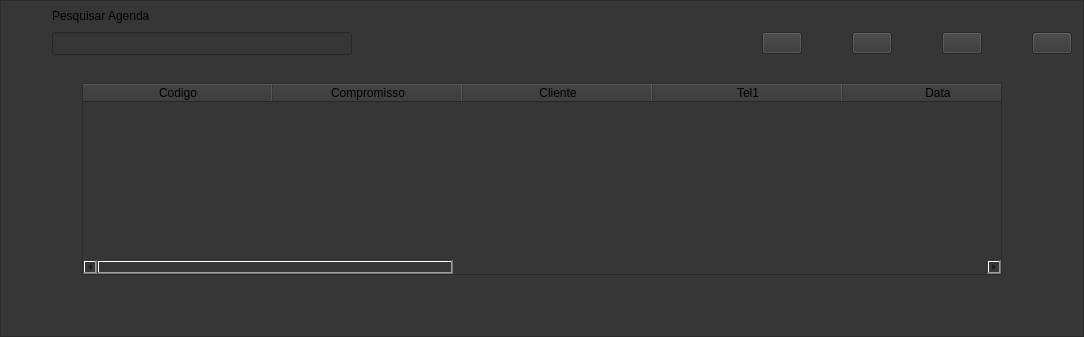
        <widget class="QWidget" name="agenda">
         <layout class="QHBoxLayout" name="horizontalLayout_20">
          <property name="leftMargin">
           <number>0</number>
          </property>
          <property name="topMargin">
           <number>0</number>
          </property>
          <property name="rightMargin">
           <number>0</number>
          </property>
          <property name="bottomMargin">
           <number>0</number>
          </property>
          <item>
           <widget class="QFrame" name="frame_5">
            <property name="sizePolicy">
             <sizepolicy hsizetype="Preferred" vsizetype="MinimumExpanding">
              <horstretch>0</horstretch>
              <verstretch>0</verstretch>
             </sizepolicy>
            </property>
            <property name="maximumSize">
             <size>
              <width>1920</width>
              <height>1080</height>
             </size>
            </property>
            <property name="styleSheet">
             <string notr="true">background-color: rgb(54, 54, 54);</string>
            </property>
            <property name="frameShape">
             <enum>QFrame::StyledPanel</enum>
            </property>
            <property name="frameShadow">
             <enum>QFrame::Raised</enum>
            </property>
            <layout class="QVBoxLayout" name="verticalLayout_9">
             <property name="leftMargin">
              <number>11</number>
             </property>
             <property name="topMargin">
              <number>5</number>
             </property>
             <property name="rightMargin">
              <number>11</number>
             </property>
             <property name="bottomMargin">
              <number>11</number>
             </property>
             <item>
              <layout class="QHBoxLayout" name="horizontalLayout_17">
               <item>
                <spacer name="horizontalSpacer_10">
                 <property name="orientation">
                  <enum>Qt::Horizontal</enum>
                 </property>
                 <property name="sizeType">
                  <enum>QSizePolicy::Fixed</enum>
                 </property>
                 <property name="sizeHint" stdset="0">
                  <size>
                   <width>40</width>
                   <height>20</height>
                  </size>
                 </property>
                </spacer>
               </item>
               <item>
                <widget class="QLabel" name="label_4">
                 <property name="sizePolicy">
                  <sizepolicy hsizetype="Preferred" vsizetype="Preferred">
                   <horstretch>0</horstretch>
                   <verstretch>0</verstretch>
                  </sizepolicy>
                 </property>
                 <property name="font">
                  <font>
                   <pointsize>9</pointsize>
                  </font>
                 </property>
                 <property name="text">
                  <string>Pesquisar Agenda</string>
                 </property>
                </widget>
               </item>
              </layout>
             </item>
             <item>
              <layout class="QHBoxLayout" name="horizontalLayout_18">
               <property name="spacing">
                <number>10</number>
               </property>
               <property name="topMargin">
                <number>0</number>
               </property>
               <property name="bottomMargin">
                <number>22</number>
               </property>
               <item>
                <spacer name="horizontalSpacer_11">
                 <property name="orientation">
                  <enum>Qt::Horizontal</enum>
                 </property>
                 <property name="sizeType">
                  <enum>QSizePolicy::Fixed</enum>
                 </property>
                 <property name="sizeHint" stdset="0">
                  <size>
                   <width>40</width>
                   <height>20</height>
                  </size>
                 </property>
                </spacer>
               </item>
               <item>
                <widget class="QLineEdit" name="search_task">
                 <property name="sizePolicy">
                  <sizepolicy hsizetype="Preferred" vsizetype="Minimum">
                   <horstretch>0</horstretch>
                   <verstretch>0</verstretch>
                  </sizepolicy>
                 </property>
                 <property name="minimumSize">
                  <size>
                   <width>300</width>
                   <height>0</height>
                  </size>
                 </property>
                 <property name="font">
                  <font>
                   <pointsize>10</pointsize>
                  </font>
                 </property>
                </widget>
               </item>
               <item>
                <spacer name="horizontalSpacer_12">
                 <property name="orientation">
                  <enum>Qt::Horizontal</enum>
                 </property>
                 <property name="sizeType">
                  <enum>QSizePolicy::Fixed</enum>
                 </property>
                 <property name="sizeHint" stdset="0">
                  <size>
                   <width>400</width>
                   <height>20</height>
                  </size>
                 </property>
                </spacer>
               </item>
               <item>
                <layout class="QHBoxLayout" name="horizontalLayout_19">
                 <property name="spacing">
                  <number>50</number>
                 </property>
                 <item>
                  <widget class="QPushButton" name="new_task">
                   <property name="sizePolicy">
                    <sizepolicy hsizetype="Preferred" vsizetype="Fixed">
                     <horstretch>0</horstretch>
                     <verstretch>0</verstretch>
                    </sizepolicy>
                   </property>
                   <property name="text">
                    <string/>
                   </property>
                   <property name="icon">
                    <iconset>
                     <normaloff>:/Icons/add_cliente.png</normaloff>:/Icons/add_cliente.png</iconset>
                   </property>
                   <property name="iconSize">
                    <size>
                     <width>32</width>
                     <height>32</height>
                    </size>
                   </property>
                  </widget>
                 </item>
                 <item>
                  <widget class="QPushButton" name="edit_task">
                   <property name="sizePolicy">
                    <sizepolicy hsizetype="Preferred" vsizetype="Fixed">
                     <horstretch>0</horstretch>
                     <verstretch>0</verstretch>
                    </sizepolicy>
                   </property>
                   <property name="text">
                    <string/>
                   </property>
                   <property name="icon">
                    <iconset>
                     <normaloff>:/Icons/editar.png</normaloff>:/Icons/editar.png</iconset>
                   </property>
                   <property name="iconSize">
                    <size>
                     <width>32</width>
                     <height>32</height>
                    </size>
                   </property>
                  </widget>
                 </item>
                 <item>
                  <widget class="QPushButton" name="delete_task">
                   <property name="text">
                    <string/>
                   </property>
                   <property name="icon">
                    <iconset>
                     <normaloff>:/Icons/Limpar.png</normaloff>:/Icons/Limpar.png</iconset>
                   </property>
                   <property name="iconSize">
                    <size>
                     <width>32</width>
                     <height>32</height>
                    </size>
                   </property>
                  </widget>
                 </item>
                 <item>
                  <widget class="QPushButton" name="back_6">
                   <property name="text">
                    <string/>
                   </property>
                   <property name="icon">
                    <iconset>
                     <normaloff>:/Icons/back.png</normaloff>:/Icons/back.png</iconset>
                   </property>
                   <property name="iconSize">
                    <size>
                     <width>32</width>
                     <height>32</height>
                    </size>
                   </property>
                  </widget>
                 </item>
                </layout>
               </item>
              </layout>
             </item>
             <item>
              <layout class="QVBoxLayout" name="verticalLayout_10">
               <property name="leftMargin">
                <number>70</number>
               </property>
               <property name="topMargin">
                <number>0</number>
               </property>
               <property name="rightMargin">
                <number>70</number>
               </property>
               <property name="bottomMargin">
                <number>50</number>
               </property>
               <item>
                <widget class="QTableWidget" name="table_agenda">
                 <property name="sizePolicy">
                  <sizepolicy hsizetype="Preferred" vsizetype="MinimumExpanding">
                   <horstretch>0</horstretch>
                   <verstretch>0</verstretch>
                  </sizepolicy>
                 </property>
                 <property name="font">
                  <font>
                   <pointsize>12</pointsize>
                  </font>
                 </property>
                 <property name="autoScrollMargin">
                  <number>16</number>
                 </property>
                 <property name="editTriggers">
                  <set>QAbstractItemView::NoEditTriggers</set>
                 </property>
                 <property name="columnCount">
                  <number>10</number>
                 </property>
                 <attribute name="horizontalHeaderMinimumSectionSize">
                  <number>190</number>
                 </attribute>
                 <attribute name="horizontalHeaderDefaultSectionSize">
                  <number>190</number>
                 </attribute>
                 <attribute name="horizontalHeaderStretchLastSection">
                  <bool>true</bool>
                 </attribute>
                 <attribute name="verticalHeaderDefaultSectionSize">
                  <number>31</number>
                 </attribute>
                 <column>
                  <property name="text">
                   <string>Codigo</string>
                  </property>
                 </column>
                 <column>
                  <property name="text">
                   <string>Compromisso</string>
                  </property>
                 </column>
                 <column>
                  <property name="text">
                   <string>Cliente</string>
                  </property>
                 </column>
                 <column>
                  <property name="text">
                   <string>Tel1</string>
                  </property>
                 </column>
                 <column>
                  <property name="text">
                   <string>Data</string>
                  </property>
                 </column>
                 <column>
                  <property name="text">
                   <string>Tel3</string>
                  </property>
                 </column>
                 <column>
                  <property name="text">
                   <string>Hora</string>
                  </property>
                 </column>
                 <column>
                  <property name="text">
                   <string>Endereço</string>
                  </property>
                 </column>
                 <column>
                  <property name="text">
                   <string>Agendado</string>
                  </property>
                 </column>
                 <column>
                  <property name="text">
                   <string>Observaçoes</string>
                  </property>
                 </column>
                </widget>
               </item>
              </layout>
             </item>
            </layout>
           </widget>
          </item>
         </layout>
        </widget>
